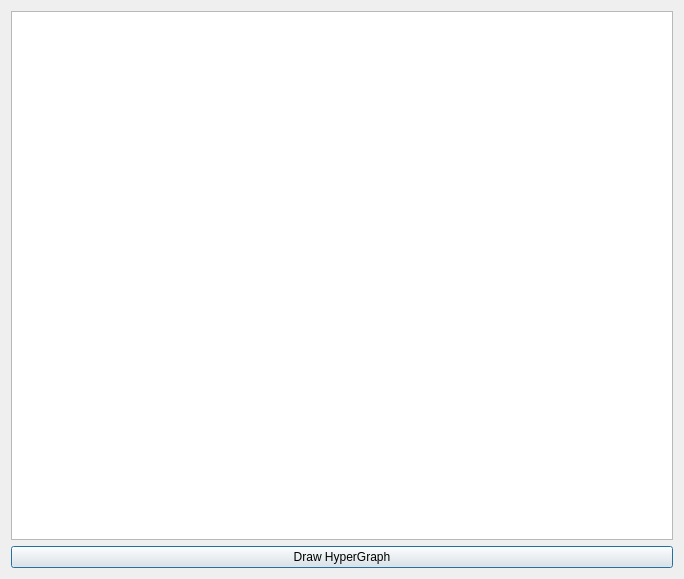
<?xml version="1.0" encoding="UTF-8"?>
<ui version="4.0">
 <class>HyperGraphDrawDialog</class>
 <widget class="QDialog" name="HyperGraphDrawDialog">
  <property name="geometry">
   <rect>
    <x>0</x>
    <y>0</y>
    <width>684</width>
    <height>579</height>
   </rect>
  </property>
  <property name="windowTitle">
   <string>Dialog</string>
  </property>
  <layout class="QGridLayout" name="gridLayout">
   <item row="0" column="0">
    <widget class="QGraphicsView" name="HypergraphView"/>
   </item>
   <item row="1" column="0">
    <widget class="QPushButton" name="HypergraphDrawButton">
     <property name="text">
      <string>Draw HyperGraph</string>
     </property>
    </widget>
   </item>
  </layout>
 </widget>
 <resources/>
 <connections/>
</ui>
